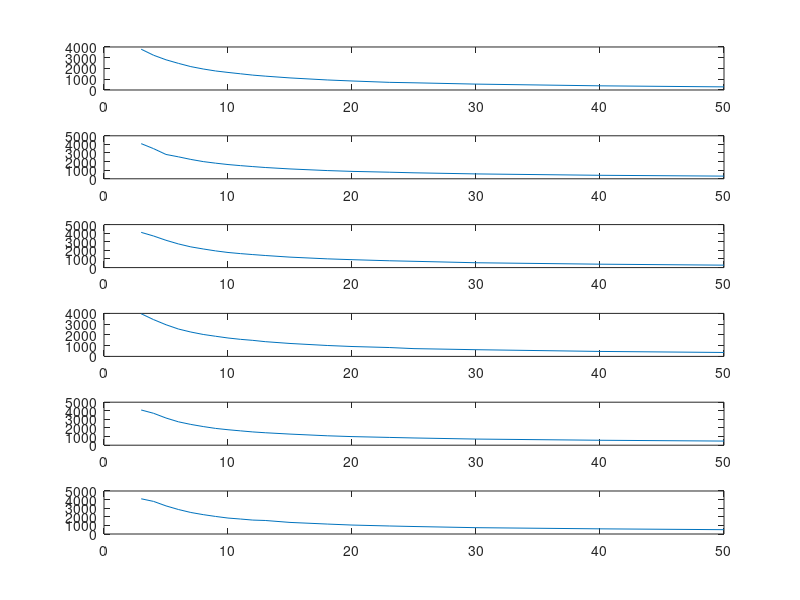

Here is the MATLAB script that generated this plot:
clear all; close all; clc;

dist = [3 4 5 6 7 8 9 10 11 12 13 15 18 20 23 25 30 40 50];
sch1 = [3791 3231 2809 2477 2175 1953 1769 1633 1508 1383 1289 1123 933 838 711 669 547 387 290];
sch2 = [4087 3503 2830 2554 2252 2000 1817 1657 1531 1419 1313 1146 956 862 767 696 567 407 311];
sch3 = [4095 3672 3175 2752 2410 2166 1942 1758 1627 1513 1407 1217 1017 921 794 731 563 397 284];
sch4 = [3965 3420 2945 2547 2267 2041 1873 1712 1587 1492 1371 1203 1015 920 825 723 623 462 365];
sch5 = [4095 3709 3160 2720 2416 2168 1952 1799 1669 1543 1449 1292 1095 1000 905 841 713 575 480];
sch6 = [4095 3789 3269 2849 2503 2252 2041 1855 1742 1619 1573 1347 1157 1041 933 871 736 600 503];

figure;
subplot(6,1,1);
plot(dist, sch1);
subplot(6,1,2);
plot(dist, sch2);
subplot(6,1,3);
plot(dist, sch3);
subplot(6,1,4);
plot(dist, sch4);
subplot(6,1,5);
plot(dist, sch5);
subplot(6,1,6);
plot(dist, sch6);